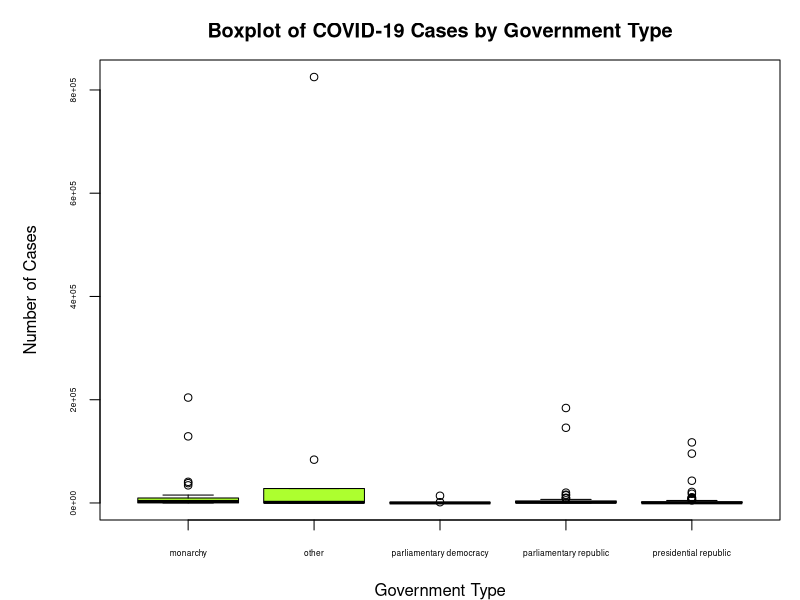
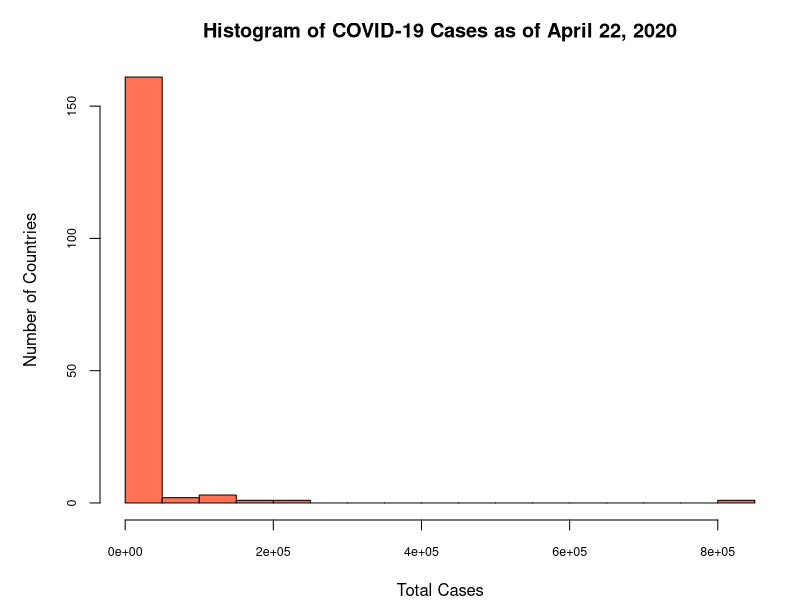
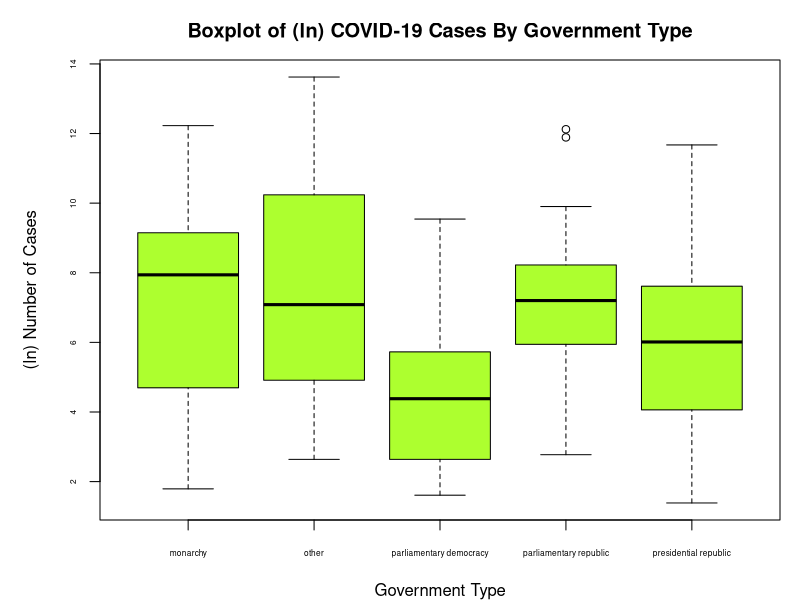
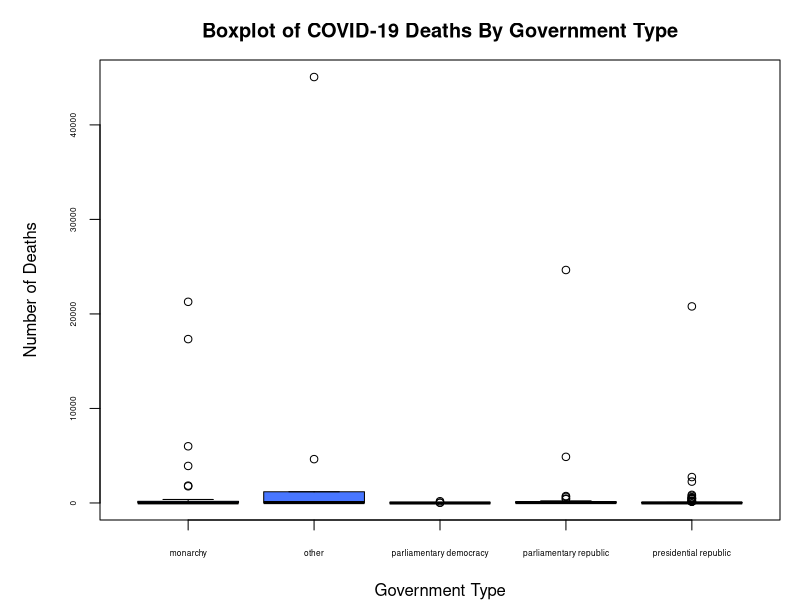
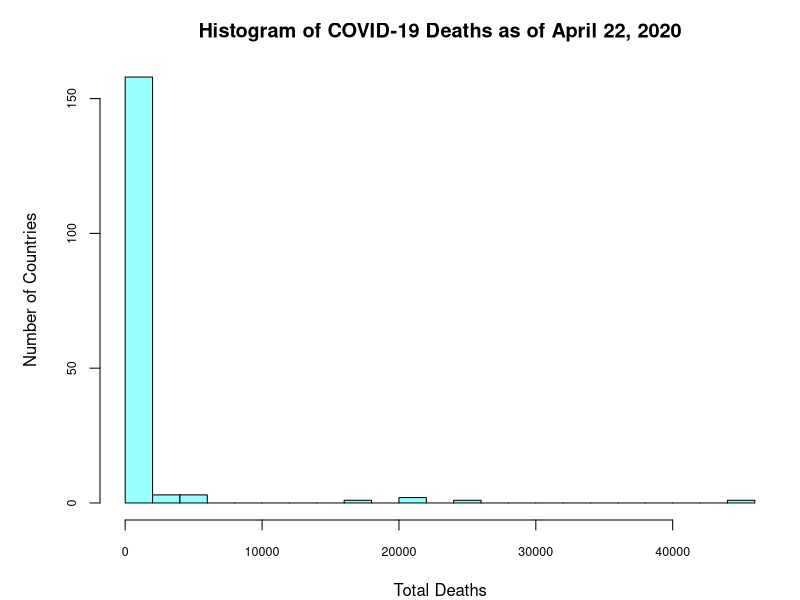
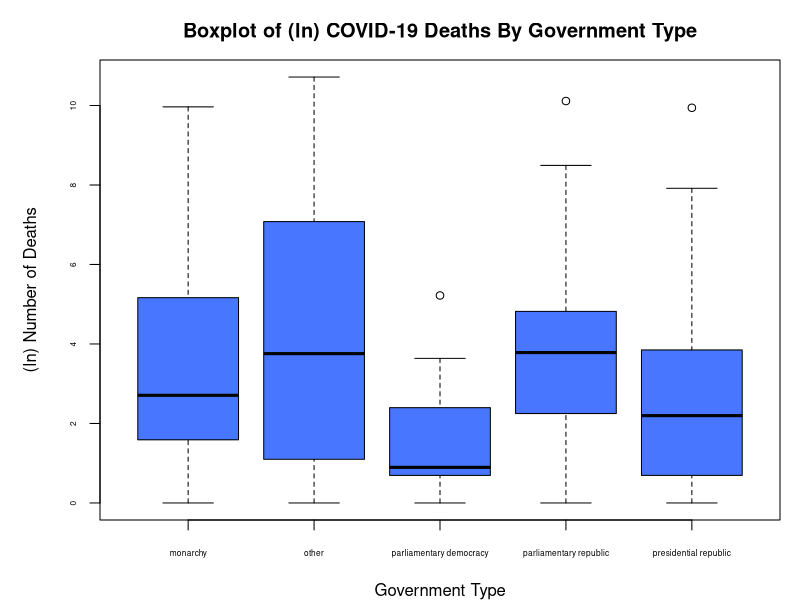

Generate these figures, in order, with R: (Note: this script raises an error after producing the figures.)
## ---- chunk 1
db <- read.csv("data/wb-covid-data.csv")
db <- db[, -1]
## ---- chunk 2
db
## ---- chunk 3
par(mar = c(4, 5, 3, 1), cex.axis = 0.50)
boxplot(db$CovidCases ~ db$Govt, 
        main = "Boxplot of COVID-19 Cases by Government Type",
        xlab = "Government Type",
        ylab = "Number of Cases",
        col = "greenyellow")
par(mar = c(4, 5, 3, 1), cex.axis = 0.75)
hist(db$CovidCases, 
     main = "Histogram of COVID-19 Cases as of April 22, 2020", 
     xlab = "Total Cases", 
     ylab = "Number of Countries", 
     col = "coral1", 
     breaks = 20)
## ---- chunk 4
par(mar = c(4, 5, 3, 1), cex.axis = 0.50)
boxplot(log(db$CovidCases) ~ db$Govt, 
        main = "Boxplot of (ln) COVID-19 Cases By Government Type", 
        xlab = "Government Type", 
        ylab = "(ln) Number of Cases", 
        col = "greenyellow")
db$logCases <- log(db$CovidCases)
## ---- chunk 5
par(mar = c(4, 5, 3, 1), cex.axis = 0.50)
boxplot(db$CovidDeaths ~ db$Govt, 
        main = "Boxplot of COVID-19 Deaths By Government Type", 
        xlab = "Government Type", 
        ylab = "Number of Deaths", 
        col = "royalblue1")
par(mar = c(4, 5, 3, 1), cex.axis = 0.75)
hist(db$CovidDeaths, 
     main = "Histogram of COVID-19 Deaths as of April 22, 2020", 
     xlab = "Total Deaths", 
     ylab = "Number of Countries", 
     col = "darkslategray1", 
     breaks = 20)
## ---- chunk 6
db$logDeaths <- log(db$CovidDeaths + 1)
par(mar = c(4, 5, 3, 1), cex.axis = 0.50)
boxplot(db$logDeaths ~ db$Govt, 
        main = "Boxplot of (ln) COVID-19 Deaths By Government Type",
        xlab = "Government Type", 
        ylab = "(ln) Number of Deaths", 
        col = "royalblue1")
## ---- chunk 7
db_0 <- db[, c("Country", "logCases", "AgriLand", "CO2", "Imports", "GNI", "PopGrowth", "PM25", "Pop65Above", "Cellphones", "InfantMort", "AirTravel", "LifeExp", "logDeaths")]
## ---- chunk 8
db_0 <- db_0[complete.cases(db_0), ]
cor1 <- round(cor(db_0[, -1]), 3)
sigcor1 <- cor.mtest(db_0[, -1], conf.level = 0.95)
corrplot.mixed(cor1, 
               lower.col = "black", 
               upper = "ellipse", 
               tl.col = "black", 
               number.cex = 0.8,
               order = "hclust",
               tl.pos = "d", 
               tl.cex = 0.5, 
               p.mat = sigcor1$p, 
               sig.level = 0.05)
## ---- chunk 9
plot(db_0[, -1], 
     main = "Matrix Plot of Subset of WB Data", 
     pch = 16, 
     cex = 0.5, 
     col = "darkorange2")
## ---- chunk 10
db$logCO2 <- log(db$CO2)
db$logGNI <- log(db$GNI)
db$logAir <- log(db$AirTravel)
db_0 <- db[, c("Country", "logCases", "AgriLand", "logCO2", "Imports", "logGNI", "PopGrowth", "PM25", "Pop65Above", "Cellphones", "InfantMort", "logAir", "LifeExp", "logDeaths")]
plot(db_0[, -1], main = "Matrix Plot of Subset of WB Data", pch = 16, cex = 0.5, 
     col = "darkorange2")
## ---- chunk 11
boxplot(db$logCases ~ db$Climate, 
        main = "Boxplot of (ln) COVID-19 Cases By Climate Type", 
        xlab = "Climate Type", 
        ylab = "(ln) Number of Cases", 
        col = "firebrick2")
## ---- chunk 12
db_temp <- db[, c("Climate","CovidCases","logCases")]
db_temp <- na.omit(db_temp[db_temp$Climate == c('temperate','tropical'),])
## ---- chunk 13
t.test(CovidCases ~ Climate, data = db_temp)
(logtt <- t.test(logCases ~ Climate, data = db_temp))
## ---- chunk 14
N <- 10000
diffcc <- rep(NA, N)
for (i in 1:N) {
  s_temperate <- sample(db_temp$logCases[db_temp$Climate == "temperate"],
                        sum(db_temp$Climate == "temperate"), 
                        replace = TRUE)
  s_tropical <- sample(db_temp$logCases[db_temp$Climate == "tropical"],
                       sum(db_temp$Climate == "tropical"), 
                       replace = TRUE)
  diffcc[i] <- mean(s_temperate) - mean(s_tropical)
}
bootci <- quantile(diffcc, c(0.025, 0.975))
ttest_CI <- logtt$conf.int
## ---- chunk 15
hist(diffcc, 
     col = "steelblue4", 
     main = "Bootstrapped Sample Mean Diff in logCases",
     xlab = "(ln) Number of COVID-19 Cases", 
     breaks = 50)
abline(v = bootci, 
       lwd = 3, 
       col = "red", 
       lty = 1)
abline(v = ttest_CI, lwd = 3, col = "green", lty = 2)
legend("topright", 
       c("Original CI","Bootstrap CI"), 
       lwd = 3, 
       col = c("green", "red"), 
       lty = c(2,1))
qqPlot(diffcc)
## ---- chunk 16
db_temp2 <- na.omit(db[,c('AirTravel',"logCases", "logAir")])
plot(logCases ~ AirTravel, 
     data = db_temp2, 
     pch = 19, 
     col = "orangered2")
## ---- chunk 17
plot(db_temp2$logCases ~ db_temp2$logAir, 
     pch = 19, 
     col = "orangered2")
(obs_cor <- cor(db_temp2$logAir, db_temp2$logCases))
## ---- chunk 18
n_samp <- 10000
corResults <- rep(NA, n_samp)
for(i in 1:n_samp){
  corResults[i] <- cor(db_temp2$logAir, sample(db_temp2$logCases))
}
# P-value (two-sided) for correlation
(truecor <- mean(abs(corResults) >= abs(obs_cor)))
## ---- chunk 19
hist(corResults, 
     col = "mediumvioletred", 
     xlab = "Correlations", 
     main = "", 
     breaks = 50, 
     xlim = c(-0.4, 0.7))
mtext("Permuted Sample Correlations: logAir and logCases", 
      cex = 1.2, 
      line = 1)
mtext(paste("Permuted P-value =", round(truecor,4)), 
      cex = 1, 
      line = 0)
abline(v = obs_cor, 
       col="blue", 
       lwd = 3)
text(obs_cor - .02, 
     200, 
     paste("Actual Correlation =", round(obs_cor,2)), 
     srt = 90)
## ---- chunk 20
db_1 <- db[, c("logCases", "AgriLand", "logCO2", "Imports", "logGNI", "PopGrowth", "PM25", "Pop65Above", "Cellphones", "InfantMort", "logAir", "LifeExp", "logDeaths", "Govt", "Climate")]
db_1 <- db_1[complete.cases(db_1), ]
## ---- chunk 21
m1 <- lm(logCases ~., 
         data = db_1)
Anova(m1, type = 3)
## ---- chunk 22
# Remove Cellphones
m2 <- lm(logCases ~ AgriLand + logCO2 + Imports + logGNI + PopGrowth + PM25 + Pop65Above + InfantMort + logAir + LifeExp + logDeaths + Govt + Climate, 
         data = db_1)
Anova(m2, type = 3)
## ---- chunk 23
# Remove InfantMort
m3 <- lm(logCases ~ AgriLand + logCO2 + Imports + logGNI + PopGrowth + PM25 + Pop65Above + logAir + LifeExp + logDeaths + Govt + Climate, 
         data = db_1)
Anova(m3, type = 3)
## ---- chunk 24
# Remove Climate
m4 <- lm(logCases ~ AgriLand + logCO2 + Imports + logGNI + PopGrowth + PM25 + Pop65Above + logAir + LifeExp + logDeaths + Govt, 
         data = db_1)
Anova(m4, type = 3)
## ---- chunk 25
# Remove logGNI
m5 <- lm(logCases ~ AgriLand + logCO2 + Imports + PopGrowth + PM25 + Pop65Above + logAir + LifeExp + logDeaths + Govt, 
         data = db_1)
Anova(m5, type = 3)
## ---- chunk 26
# Remove Imports
m6 <- lm(logCases ~ AgriLand + logCO2 + PopGrowth + PM25 + Pop65Above + logAir + LifeExp + logDeaths + Govt, 
         data = db_1)
Anova(m6, type = 3)
## ---- chunk 27
# Remove Pop65ABove
m7 <- lm(logCases ~ AgriLand + logCO2 + PopGrowth + PM25 + logAir + LifeExp + logDeaths + Govt, 
         data = db_1)
Anova(m7, type = 3)
## ---- chunk 28
# Remove Govt
m8 <- lm(logCases ~ AgriLand + logCO2 + PopGrowth + PM25 + logAir + LifeExp + logDeaths, 
         data = db_1)
Anova(m8, type = 3)
## ---- chunk 29
# Remove PopGrowth
m9 <- lm(logCases ~ AgriLand + logCO2 + PM25 + logAir + LifeExp + logDeaths, 
         data = db_1)
Anova(m9, type = 3)
# Remove AgriLand
## ---- chunk 30
m10 <- lm(logCases ~ logCO2 + PM25 + logAir + LifeExp + logDeaths, 
          data = db_1)
summary(m10)
## ---- chunk 31
## FIX
# myResPlots2(m10, label = "(ln) COVID-19 Cases")
